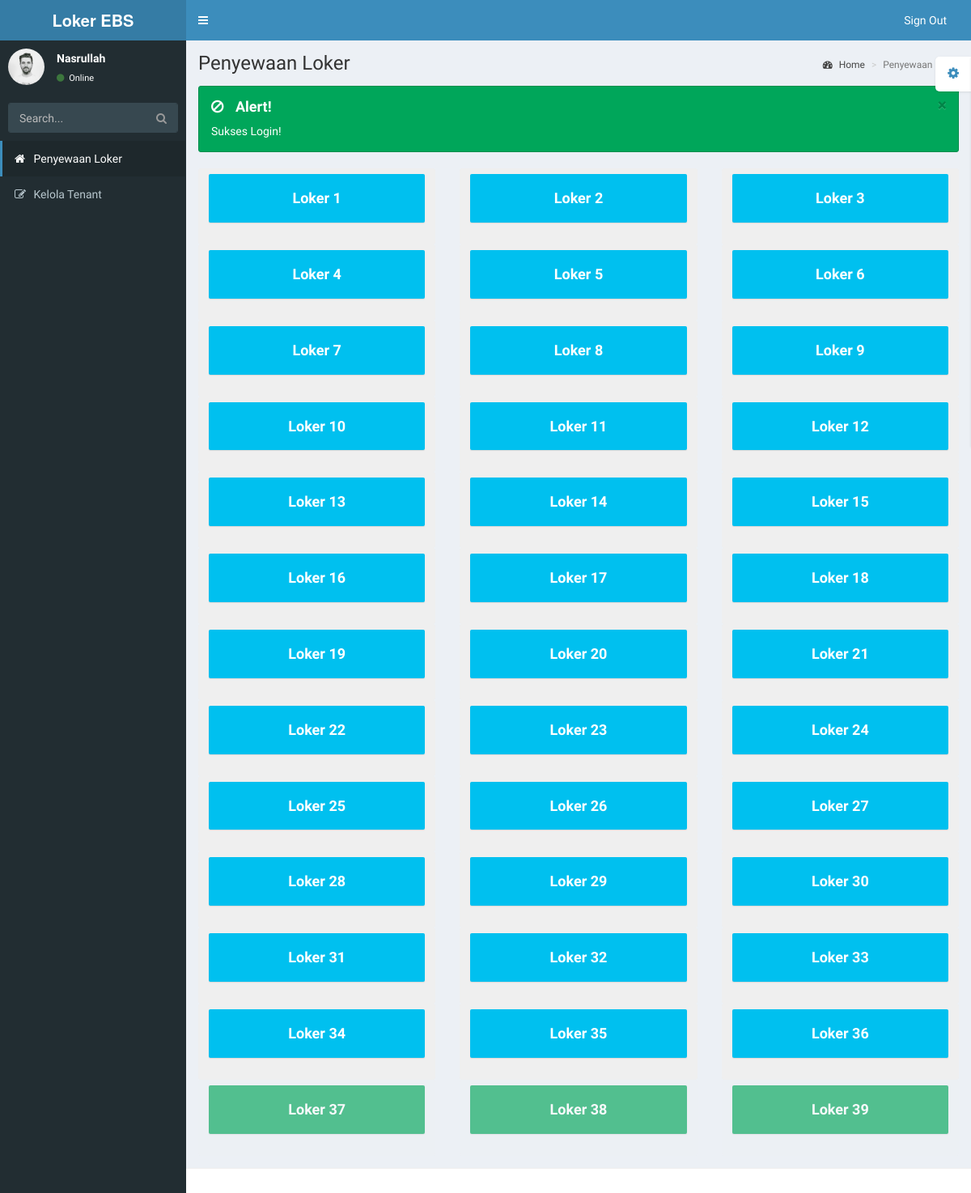
The app's page /index.php (signed in) with its own data.
### tables this page shows
CREATE TABLE `loker` (
  `id_loker` int(11) NOT NULL,
  `name` varchar(100) NOT NULL,
  `status` varchar(100) NOT NULL
);

### config/database.php (called while the page is built, shortened)
<?php
	$database 	= "rak_library";
?>

### config/kelola-data/loker.php (called while the page is built, shortened)
<?php
	class loker {
		var $table1	= "loker";
		function show() {
			$data = mysqli_query($connection, "SELECT * FROM " . $this->table1);
			while($d = mysqli_fetch_array($data)) $result[] = $d;
			return $result;
		}
	}
?>

### homepage.php (the view, shortened to what this page needs)
<section class="content-header">
    <h1>Penyewaan Loker</h1>
    <ol class="breadcrumb">
        <li><a href="#"><i class="fa fa-dashboard"></i> Home</a></li>
        <li class="active">Penyewaan Loker</li>
    </ol>
</section>
<?php include 'pages/static/database-connector.php'; ?>
<section class="content">
<?php include 'pages/static/alerts.php'; ?>
    <div class="row">
        <?php
            if($db->show() != null) {
                foreach($db->show() as $show) {
        ?>
            <div class="col-lg-4 col-xs-6">
                    <?php if ($show['status'] == "Reserved") { ?>
                        <button class="btn btn-block" data-toggle="modal" data-target="#save-<?php echo $show['id_loker']; ?>" disabled>
                        <div class="small-box bg-green">
                    <?php } else { ?>
                        <button class="btn btn-block" data-toggle="modal" data-target="#save-<?php echo $show['id_loker']; ?>">
                        <div class="small-box bg-aqua">
                    <?php } ?>
                            <div class="inner">
                                <h4 class="text-center"><b><?php echo $show['name']; ?></b></h4>
                            </div>
                        </div>
                </button>
            </div>
        <?php } } ?>
    </div>
</section>

### index.php (shortened to what this page needs)
<!DOCTYPE html>
<html>
<head>
    <link href="assets/bootstrap/css/bootstrap.min.css" rel="stylesheet" type="text/css" />
    <link href="https://maxcdn.bootstrapcdn.com/font-awesome/4.3.0/css/font-awesome.min.css" rel="stylesheet" type="text/css" />
    <link href="http://code.ionicframework.com/ionicons/2.0.0/css/ionicons.min.css" rel="stylesheet" type="text/css" />
    <link href="assets/plugins/daterangepicker/daterangepicker-bs3.css" rel="stylesheet" type="text/css" />
    <link href="assets/plugins/iCheck/all.css" rel="stylesheet" type="text/css" />
    <link href="assets/plugins/colorpicker/bootstrap-colorpicker.min.css" rel="stylesheet"/>
    <link href="assets/plugins/datepicker/datepicker3.css" rel="stylesheet" type="text/css" />
    <link href="assets/plugins/datatables/dataTables.bootstrap.css" rel="stylesheet" type="text/css" />
    <link href="assets/plugins/timepicker/bootstrap-timepicker.min.css" rel="stylesheet"/>
    <link href="assets/dist/css/AdminLTE.min.css" rel="stylesheet" type="text/css" />
    <link href="assets/dist/css/skins/_all-skins.min.css" rel="stylesheet" type="text/css" />
    <link href="assets/plugins/iCheck/all.css" rel="stylesheet" type="text/css" />
</head>
<body class="skin-blue">
	<div class="wrapper">
		<?php
			if(isset($_SESSION['user'])) {
		?>
		<header class="main-header">
			  <a href="connector.php?page=dashboard" class="logo"><b>Loker EBS</b></a>
			  <nav class="navbar navbar-static-top" role="navigation">
			    <a href="#" class="sidebar-toggle" data-toggle="offcanvas" role="button">
			    </a>
			    <div class="navbar-custom-menu">
			      <ul class="nav navbar-nav">
			        <li class="dropdown user user-menu">
			          <a href="pages/public/action.php?table=user&&action=logout">
			            <span class="hidden-xs">Sign Out</span>
			          </a>
			        </li>
			      </ul>
			    </div>
			  </nav>
		</header>
		<?php
			}
		?>
		<aside class="main-sidebar">
		  <section class="sidebar">
		  	<?php
				if(isset($_SESSION['user'])) {
			?>
		    <div class="user-panel">
		      <div class="pull-left image">
		        <img src="assets/dist/img/user2-160x160.jpg" class="img-circle" alt="User Image" />
		      </div>
		      <div class="pull-left info">
		        <p><?php echo $_SESSION['nama']; ?></p>
		        <a href="#"><i class="fa fa-circle text-success"></i> Online</a>
		      </div>
		    </div>
		     <?php
				}
			?>
		    <form action="#" method="get" class="sidebar-form">
		      <div class="input-group">
		        <input type="text" name="q" class="form-control" placeholder="Search..."/>
		        <span class="input-group-btn">
		          <button type='submit' name='search' id='search-btn' class="btn btn-flat"><i class="fa fa-search"></i></button>
		        </span>
		      </div>
		    </form>
		    <ul class="sidebar-menu">
		      <li class="active">
		        <a href="connector.php?page=dashboard">
		          <i class="fa fa-home"></i> Penyewaan Loker
		        </a>
		      </li>
		      <?php
				if(isset($_SESSION['user'])) {
			  ?>
		      <li class="treeview">
		        <a href="connector.php?page=kelola-tenant">
		          <i class="fa fa-edit"></i> Kelola Tenant
		        </a>
		      </li>
		  <?php } ?>
		    </ul>
		  </section>
		</aside>
		<div class="content-wrapper">
			<?php include 'homepage.php'; ?>
		</div>
		<?php include 'pages/static/footer.php'; ?>
	</div>
</body>
</html>

### pages/static/alerts.php (shortened to what this page needs)
<?php if(isset($_SESSION['message'])) {
    if ($_SESSION['message'] == "save-success") { ?>
    <div class='alert alert-success alert-dismissable'>
        <button type='button' class='close' data-dismiss='alert' aria-hidden='true'>&times;</button>
        <h4><i class='icon fa fa-ban'></i> Alert!</h4>
        Sukses! Menambahkan Data
    </div>
<?php } else if ($_SESSION['message'] == "login-success") { ?>
    <div class='alert alert-success alert-dismissable'>
        <button type='button' class='close' data-dismiss='alert' aria-hidden='true'>&times;</button>
        <h4><i class='icon fa fa-ban'></i> Alert!</h4>
        Sukses Login!
    </div>
<?php } else if($_SESSION['message'] == "logout-success") { ?>
    <div class="alert alert-warning alert-dismissable">
        <button type="button" class="close" data-dismiss="alert" aria-hidden="true">&times;</button>
        <h4><i class="icon fa fa-ban"></i> Alert!</h4>
        Sukses Logout!
    </div>
<?php } } $_SESSION['message'] = ""; ?>

### pages/static/footer.php (shortened to what this page needs)
<footer class="main-footer">
</footer>

### records on screen
loker: name "Loker 1"
loker: name "Loker 2"
loker: name "Loker 3"
loker: name "Loker 4"
loker: name "Loker 5"
loker: name "Loker 6"
loker: name "Loker 7"
loker: name "Loker 8"
loker: name "Loker 9"
loker: name "Loker 10"
loker: name "Loker 11"
loker: name "Loker 12"
loker: name "Loker 13"
loker: name "Loker 14"
loker: name "Loker 15"
loker: name "Loker 16"
loker: name "Loker 17"
loker: name "Loker 18"
loker: name "Loker 19"
loker: name "Loker 20"
loker: name "Loker 21"
loker: name "Loker 22"
loker: name "Loker 23"
loker: name "Loker 24"
loker: name "Loker 25"
loker: name "Loker 26"
loker: name "Loker 27"
loker: name "Loker 28"
loker: name "Loker 29"
loker: name "Loker 30"
loker: name "Loker 31"
loker: name "Loker 32"
loker: name "Loker 33"
loker: name "Loker 34"
loker: name "Loker 35"
loker: name "Loker 36"
loker: name "Loker 37"
loker: name "Loker 38"
loker: name "Loker 39"

### other values on screen
$_SESSION['nama'] "Nasrullah"
